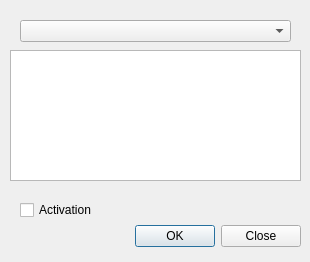
<?xml version="1.0" encoding="UTF-8"?>
<ui version="4.0">
 <class>formGeohydDialogBase</class>
 <widget class="QDialog" name="formGeohydDialogBase">
  <property name="geometry">
   <rect>
    <x>0</x>
    <y>0</y>
    <width>310</width>
    <height>262</height>
   </rect>
  </property>
  <property name="windowTitle">
   <string>Menu Geohyd</string>
  </property>
  <widget class="QDialogButtonBox" name="button_box">
   <property name="geometry">
    <rect>
     <x>90</x>
     <y>220</y>
     <width>211</width>
     <height>32</height>
    </rect>
   </property>
   <property name="orientation">
    <enum>Qt::Horizontal</enum>
   </property>
   <property name="standardButtons">
    <set>QDialogButtonBox::Close|QDialogButtonBox::Ok</set>
   </property>
  </widget>
  <widget class="QTextBrowser" name="txtbbrownser">
   <property name="geometry">
    <rect>
     <x>10</x>
     <y>50</y>
     <width>291</width>
     <height>131</height>
    </rect>
   </property>
  </widget>
  <widget class="QCheckBox" name="ckbActivate">
   <property name="geometry">
    <rect>
     <x>20</x>
     <y>200</y>
     <width>88</width>
     <height>20</height>
    </rect>
   </property>
   <property name="text">
    <string>Activation</string>
   </property>
  </widget>
  <widget class="QComboBox" name="cmblayer">
   <property name="geometry">
    <rect>
     <x>20</x>
     <y>20</y>
     <width>271</width>
     <height>22</height>
    </rect>
   </property>
  </widget>
 </widget>
 <resources/>
 <connections>
  <connection>
   <sender>button_box</sender>
   <signal>accepted()</signal>
   <receiver>formGeohydDialogBase</receiver>
   <slot>accept()</slot>
   <hints>
    <hint type="sourcelabel">
     <x>20</x>
     <y>20</y>
    </hint>
    <hint type="destinationlabel">
     <x>20</x>
     <y>20</y>
    </hint>
   </hints>
  </connection>
  <connection>
   <sender>button_box</sender>
   <signal>rejected()</signal>
   <receiver>formGeohydDialogBase</receiver>
   <slot>reject()</slot>
   <hints>
    <hint type="sourcelabel">
     <x>20</x>
     <y>20</y>
    </hint>
    <hint type="destinationlabel">
     <x>20</x>
     <y>20</y>
    </hint>
   </hints>
  </connection>
 </connections>
</ui>
